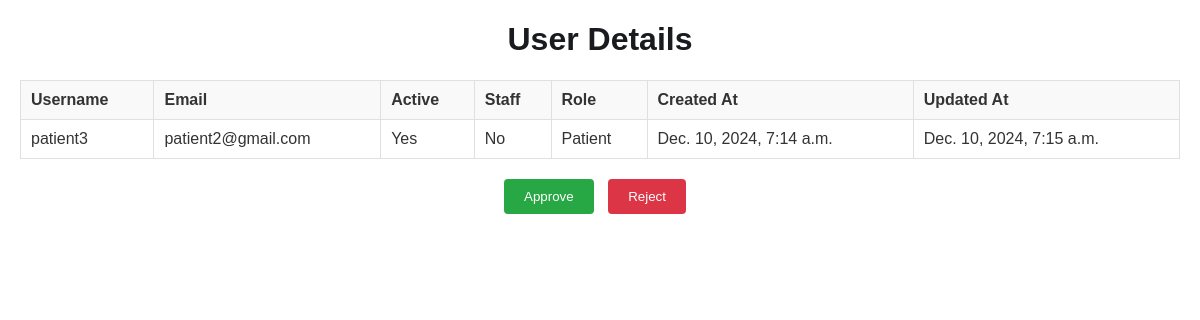
Screenshot of /add_doctor/8/ (signed in) with the database file from the repository.
### clinic_mgt_app/models.py (models this page shows, shortened)
class CustomUser(AbstractBaseUser,PermissionsMixin):
    username=models.CharField(max_length=100,unique=True)
    email=models.EmailField(blank=True,null=True)
    is_active=models.BooleanField(default=True,verbose_name='active')
    is_staff=models.BooleanField(default=False)
    role=models.IntegerField(choices=ROLE_CHOICE,null=True)
    created_at=models.DateTimeField(auto_now_add=True)
    updated_at=models.DateTimeField(auto_now=True)
    is_approved = models.BooleanField(default=False)
    USERNAME_FIELD='username'
    REQUIRED_FIELDS=[]
    objects=CustomUserManager()

### clinic_mgt_app/views.py (the view)
# urls.py: path('add_doctor/<int:id>/',views.add_doctor,name='add_doctor'),
@login_required
def add_doctor(request,id):
    main = CustomUser.objects.get(id=id)
    context = {'main':main}
    return render(request,'add_doctor.html',context)

### clinic_mgt_app/templates/add_doctor.html (shortened to what this page needs)
<!DOCTYPE html>
<html lang="en">
<head>
</head>
<body>
    <h1>User Details</h1>
    <table>
        <tr>
            <th>Username</th>
            <th>Email</th>
            <th>Active</th>
            <th>Staff</th>
            <th>Role</th>
            <th>Created At</th>
            <th>Updated At</th>
        </tr>
        <tr>
            <td>{{ main.username }}</td>
            <td>{{ main.email }}</td>
            <td>{{ main.is_active|yesno:"Yes,No" }}</td>
            <td>{{ main.is_staff|yesno:"Yes,No" }}</td>
            <td>{{ main.get_role_display }}</td>
            <td>{{ main.created_at }}</td>
            <td>{{ main.updated_at }}</td>
        </tr>
    </table>
    <div class="action-buttons">
        <button type="button" class="btn btn-success" onclick="location.href='{% url 'approve' main.id %}'">Approve</button>
        <button type="button" class="btn btn-danger" onclick="location.href='{% url 'remove' main.id %}'">Reject</button>
    </div>
</body>
</html>

### clinic_mgt_app/templates/add_doctor.html (style rules this page uses)
body { font-family: Arial, sans-serif; margin: 20px; color: #333; }
h1 { text-align: center; color: #1A1B1E; }
table { width: 100%; border-collapse: collapse; margin-bottom: 20px; }
th, td { border: 1px solid #e0e0e0; text-align: left; padding: 10px; }
th { background-color: #f9f9f9; color: #333; font-weight: bold; }
td { background-color: #fff; }
button { padding: 10px 20px; border: none; cursor: pointer; border-radius: 4px; margin-right: 10px; }
.btn-success { background-color: #28a745; color: #fff; }
.btn-danger { background-color: #dc3545; color: #fff; }
.action-buttons { text-align: center; }

### rows the page displays
CustomUser: username "patient3", email "patient2@gmail.com", is_active "Yes", is_staff "No", role "Patient", created_at "Dec. 10, 2024, 7:14 a.m.", updated_at "Dec. 10, 2024, 7:15 a.m."
